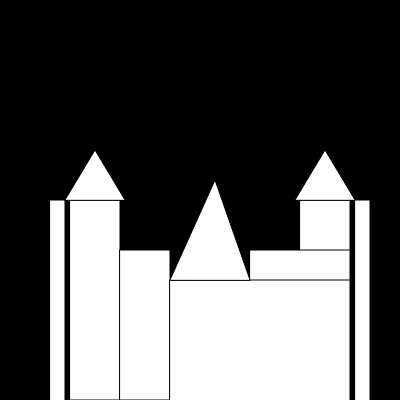
Frame 1 (no input)
Frame 60 (no input): identical to frame 1, image omitted
Frame 120 (the mouse pressed at the canvas centre since frame 60): identical to frame 1, image omitted

The p5.js sketch that drew this single still picture (run headless with seeded random() and noise() and a simulated clock; from frame 60 on, the mouse is pressed at the canvas centre):

// p5.js sketch
// ── sketch.js
function setup() {
    createCanvas(400, 400);
}

function draw() {
    background(0);
    rect(70, 200, 50, 200);
    rect(50, 200, 15, 500);
    rect(355, 200, 15, 500);
    rect(300, 200, 50, 500);
    rect(120, 250, 50, 150);
    rect(250, 250, 100, 550);
    rect(170, 280, 180, 520);
    triangle(65, 200, 95, 150, 125, 200);
    triangle(355, 200, 325, 150, 295, 200);
    triangle(170, 280, 215, 180, 250, 280);
   






}
